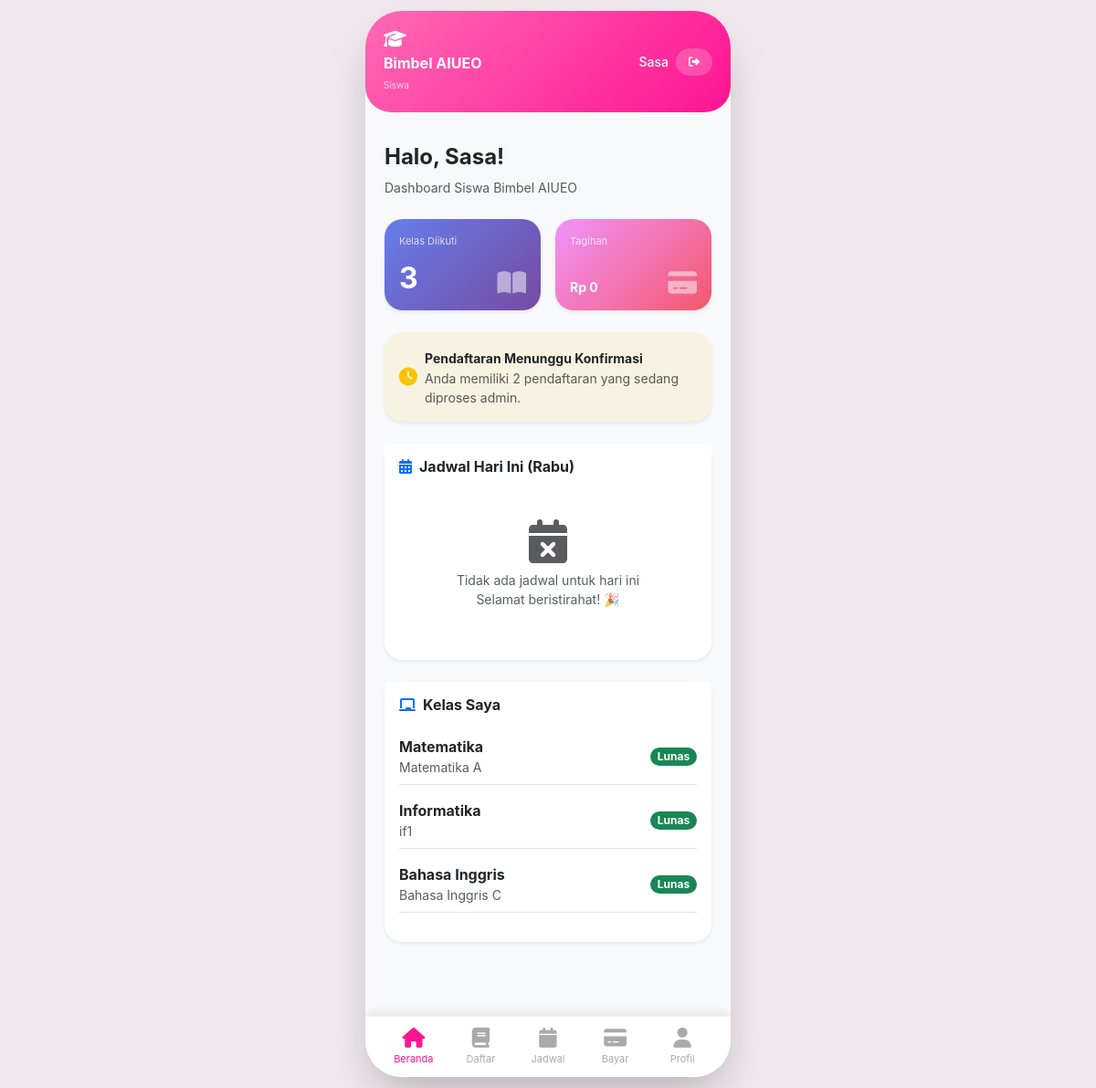
The app's page /views/siswa/dashboard.php (signed in) with its own data.
### tables this page shows
CREATE TABLE `users` (
  `id` int(11) NOT NULL,
  `username` varchar(50) NOT NULL,
  `password` varchar(255) NOT NULL,
  `email` varchar(100) NOT NULL,
  `nama_lengkap` varchar(100) NOT NULL,
  `nomor_telepon` varchar(15) DEFAULT NULL,
  `alamat` text DEFAULT NULL,
  `role` enum('admin','guru','siswa') NOT NULL,
  `status` enum('aktif','nonaktif') DEFAULT 'aktif',
  `created_at` timestamp NOT NULL DEFAULT current_timestamp(),
  `updated_at` timestamp NOT NULL DEFAULT current_timestamp() ON UPDATE current_timestamp()
);

CREATE TABLE `pendaftaran` (
  `id` int(11) NOT NULL,
  `siswa_id` int(11) NOT NULL,
  `kelas_id` int(11) NOT NULL,
  `tanggal_daftar` date NOT NULL,
  `status_pendaftaran` enum('pending','disetujui','ditolak') DEFAULT 'pending',
  `invoice_number` varchar(50) DEFAULT NULL,
  `created_at` timestamp NOT NULL DEFAULT current_timestamp()
);

CREATE TABLE `kelas` (
  `id` int(11) NOT NULL,
  `nama_kelas` varchar(50) NOT NULL,
  `mata_pelajaran` varchar(100) NOT NULL,
  `deskripsi` text DEFAULT NULL,
  `kuota` int(11) DEFAULT 20,
  `harga_per_bulan` decimal(10,2) NOT NULL,
  `status` enum('aktif','nonaktif') DEFAULT 'aktif',
  `created_at` timestamp NOT NULL DEFAULT current_timestamp()
);

### views/siswa/dashboard.php (the view, shortened to what this page needs)
<?php
$db = getDB();
$user_id = $_SESSION['user_id'];
$stmt = $db->prepare("SELECT * FROM users WHERE id = :id");
$stmt->execute(['id' => $user_id]);
$siswa = $stmt->fetch(PDO::FETCH_ASSOC);
$kelas_terdaftar = $db->prepare("SELECT p.*, k.nama_kelas, k.mata_pelajaran, k.harga_per_bulan,
                                  (SELECT status FROM pembayaran WHERE pendaftaran_id = p.id AND status = 'valid' LIMIT 1) as status_bayar
                                  FROM pendaftaran p
                                  JOIN kelas k ON p.kelas_id = k.id
                                  WHERE p.siswa_id = :siswa_id AND p.status_pendaftaran = 'disetujui'");
$kelas_terdaftar->execute(['siswa_id' => $user_id]);
$kelas_list = $kelas_terdaftar->fetchAll(PDO::FETCH_ASSOC);
$pending = $db->prepare("SELECT p.*, k.nama_kelas, k.mata_pelajaran, k.harga_per_bulan
                         FROM pendaftaran p
                         JOIN kelas k ON p.kelas_id = k.id
                         WHERE p.siswa_id = :siswa_id AND p.status_pendaftaran = 'pending'");
$pending->execute(['siswa_id' => $user_id]);
$pending_list = $pending->fetchAll(PDO::FETCH_ASSOC);
$today = date('l');
$hari_map = [
    'Monday' => 'Senin', 'Tuesday' => 'Selasa', 'Wednesday' => 'Rabu',
    'Thursday' => 'Kamis', 'Friday' => 'Jumat', 'Saturday' => 'Sabtu', 'Sunday' => 'Minggu'
];
$today_id = $hari_map[$today] ?? 'Senin';
$jadwal_hari = $db->prepare("SELECT j.*, k.nama_kelas, k.mata_pelajaran, u.nama_lengkap as guru_name
                             FROM jadwal j
                             JOIN kelas k ON j.kelas_id = k.id
                             JOIN guru_kelas gk ON gk.kelas_id = k.id
                             JOIN users u ON u.id = gk.guru_id
                             WHERE j.hari = :hari AND k.id IN (
                                 SELECT kelas_id FROM pendaftaran WHERE siswa_id = :siswa_id AND status_pendaftaran = 'disetujui'
                             )
                             ORDER BY j.jam_mulai");
$jadwal_hari->execute(['hari' => $today_id, 'siswa_id' => $user_id]);
$jadwal_list = $jadwal_hari->fetchAll(PDO::FETCH_ASSOC);
$tagihan = $db->prepare("SELECT p.*, k.nama_kelas, k.mata_pelajaran, k.harga_per_bulan
                         FROM pendaftaran p
                         JOIN kelas k ON p.kelas_id = k.id
                         WHERE p.siswa_id = :siswa_id AND p.status_pendaftaran = 'disetujui'
                         AND NOT EXISTS (SELECT 1 FROM pembayaran WHERE pendaftaran_id = p.id AND status = 'valid')");
$tagihan->execute(['siswa_id' => $user_id]);
$tagihan_list = $tagihan->fetchAll(PDO::FETCH_ASSOC);
$total_tagihan = array_sum(array_column($tagihan_list, 'harga_per_bulan'));
require_once '../layout/header.php';
?>
<div class="app-body-wrapper">
    <div class="mb-4">
        <h4 class="fw-bold">Halo, <?= htmlspecialchars($siswa['nama_lengkap']) ?>!</h4>
        <p class="text-muted small">Dashboard Siswa Bimbel AIUEO</p>
    </div>
    <div class="row g-3 mb-4">
        <div class="col-6">
            <div class="card border-0 rounded-4 shadow-sm h-100" style="background: linear-gradient(135deg, #667eea 0%, #764ba2 100%); min-height: 100px;">
                <div class="card-body d-flex flex-column justify-content-between p-3">
                    <small class="text-white opacity-75" style="font-size: 11px;">Kelas Diikuti</small>
                    <div class="d-flex justify-content-between align-items-end mt-2">
                        <h2 class="mb-0 fw-bold text-white" style="font-size: 32px;"><?= count($kelas_list) ?></h2>
                        <i class="fas fa-book-open text-white opacity-50" style="font-size: 28px;"></i>
                    </div>
                </div>
            </div>
        </div>
        <div class="col-6">
            <div class="card border-0 rounded-4 shadow-sm h-100" style="background: linear-gradient(135deg, #f093fb 0%, #f5576c 100%); min-height: 100px;">
                <div class="card-body d-flex flex-column justify-content-between p-3">
                    <small class="text-white opacity-75" style="font-size: 11px;">Tagihan</small>
                    <div class="d-flex justify-content-between align-items-end mt-2">
                        <h5 class="mb-0 fw-bold text-white" style="font-size: 14px;">Rp <?= number_format($total_tagihan, 0, ',', '.') ?></h5>
                        <i class="fas fa-credit-card text-white opacity-50" style="font-size: 28px;"></i>
                    </div>
                </div>
            </div>
        </div>
    </div>
    <?php if(!empty($pending_list)): ?>
    <div class="card border-0 rounded-4 shadow-sm mb-4 bg-warning bg-opacity-10">
        <div class="card-body p-3">
            <div class="d-flex align-items-center gap-2">
                <i class="fas fa-clock text-warning fs-5"></i>
                <div>
                    <strong class="small">Pendaftaran Menunggu Konfirmasi</strong>
                    <p class="small text-muted mb-0">Anda memiliki <?= count($pending_list) ?> pendaftaran yang sedang diproses admin.</p>
                </div>
            </div>
        </div>
    </div>
    <?php endif; ?>
    <div class="card border-0 rounded-4 shadow-sm mb-4">
        <div class="card-header bg-white border-0 pt-3">
            <h6 class="fw-bold mb-0"><i class="fas fa-calendar-alt text-primary me-2"></i>Jadwal Hari Ini (<?= $today_id ?>)</h6>
        </div>
        <div class="card-body">
            <?php if(empty($jadwal_list)): ?>
                <div class="text-center py-4">
                    <i class="fas fa-calendar-times fa-3x text-muted mb-2"></i>
                    <p class="text-muted small mb-0">Tidak ada jadwal untuk hari ini</p>
                    <p class="text-muted small">Selamat beristirahat! 🎉</p>
                </div>
            <?php endif; ?>
        </div>
    </div>
    <div class="card border-0 rounded-4 shadow-sm mb-5">
        <div class="card-header bg-white border-0 pt-3">
            <h6 class="fw-bold mb-0"><i class="fas fa-chalkboard text-primary me-2"></i>Kelas Saya</h6>
        </div>
        <div class="card-body">
            <?php if(empty($kelas_list)): ?>
                <div class="text-center py-4">
                    <i class="fas fa-book-open fa-3x text-muted mb-2"></i>
                    <p class="text-muted small mb-0">Belum ada kelas yang diikuti</p>
                    <a href="pendaftaran.php" class="btn btn-sm btn-primary rounded-pill mt-2">Daftar Kelas Sekarang</a>
                </div>
            <?php else: ?>
                <?php foreach($kelas_list as $k): ?>
                    <div class="d-flex justify-content-between align-items-center mb-3 pb-2 border-bottom">
                        <div>
                            <strong><?= htmlspecialchars($k['mata_pelajaran']) ?></strong>
                            <div class="small text-muted"><?= htmlspecialchars($k['nama_kelas']) ?></div>
                        </div>
                        <span class="badge <?= $k['status_bayar'] == 'valid' ? 'bg-success' : 'bg-warning' ?> rounded-pill">
                            <?= $k['status_bayar'] == 'valid' ? 'Lunas' : 'Belum Bayar' ?>
                        </span>
                    </div>
                <?php endforeach; ?>
            <?php endif; ?>
        </div>
    </div>
</div> <?php
require_once '../layout/footer.php';
?>

### views/layout/header.php (style rules this page uses)
* { margin: 0; padding: 0; box-sizing: border-box; }
body { background: #f0e8ec; font-family: 'Inter', system-ui, -apple-system, 'Segoe UI', Roboto, sans-serif; min-height: 100vh; display: flex; justify-content: center; align-items: center; padding: 12px; }
.rounded-4 { border-radius: 20px !important; }

### views/siswa/dashboard.php (style rules this page uses)
.app-body-wrapper { flex: 1 !important; overflow-y: auto !important; padding: 15px 5px 20px 5px !important; }

### records on screen
users: nama_lengkap "Sasa"
pendaftaran: kelas.mata_pelajaran "Matematika", kelas.nama_kelas "Matematika A"
pendaftaran: kelas.mata_pelajaran "Informatika", kelas.nama_kelas "if1"
pendaftaran: kelas.mata_pelajaran "Bahasa Inggris", kelas.nama_kelas "Bahasa Inggris C"

### other values on screen
$_SESSION['role'] "Siswa"
$_SESSION['user'] "Sasa"
count($kelas_list) "3"
$total_tagihan "0"
count($pending_list) "2"
